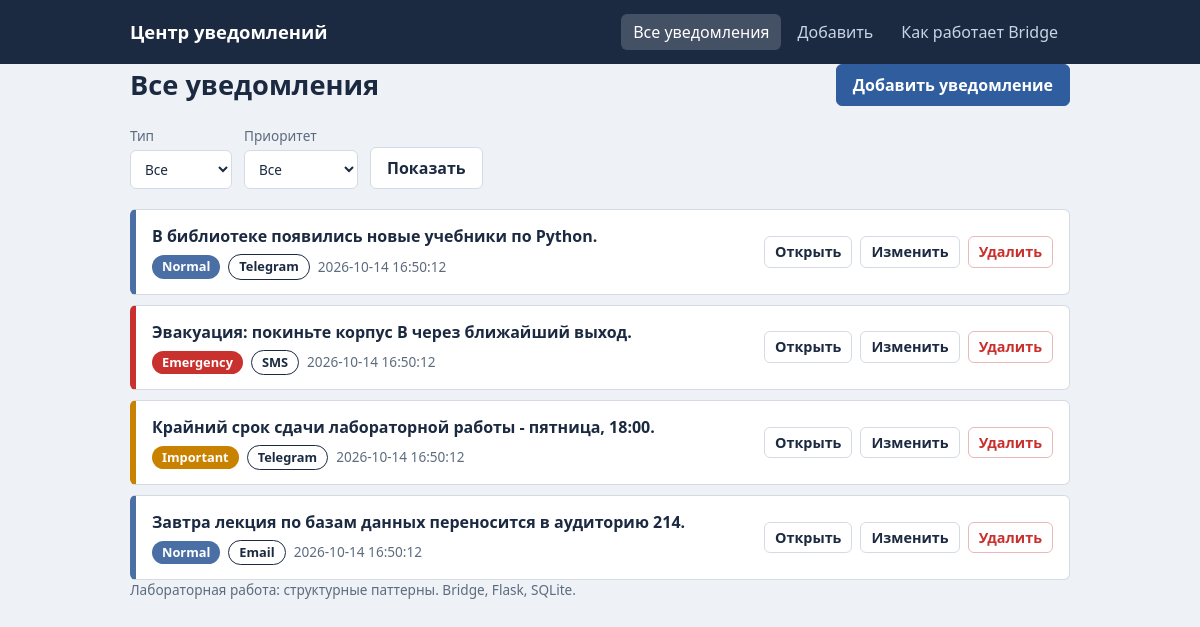
The page / on the database its author committed.
### tables this page shows
CREATE TABLE notifications (
    id                INTEGER PRIMARY KEY AUTOINCREMENT,
    message           TEXT NOT NULL,
    notification_type TEXT NOT NULL CHECK (notification_type IN ('Email', 'SMS', 'Telegram')),
    priority          TEXT NOT NULL CHECK (priority IN ('Normal', 'Important', 'Emergency')),
    created_at        TEXT NOT NULL DEFAULT (datetime('now', 'localtime'))
);

### app.py (the view)
@app.route("/")
def index():
    ntype = request.args.get("type", "")
    priority = request.args.get("priority", "")
    query, params = "SELECT * FROM notifications WHERE 1=1", []
    if ntype in CHANNELS:
        query += " AND notification_type = ?"
        params.append(ntype)
    if priority in PRIORITIES:
        query += " AND priority = ?"
        params.append(priority)
    query += " ORDER BY id DESC"
    conn = get_db()
    rows = conn.execute(query, params).fetchall()
    conn.close()
    return render_template(
        "index.html", rows=rows, selected_type=ntype, selected_priority=priority,
        channels=list(CHANNELS), priorities=list(PRIORITIES),
    )

### db.py (called while the page is built)
def get_db():
    conn = sqlite3.connect(DB_PATH)
    conn.row_factory = sqlite3.Row
    return conn

### templates/index.html (shortened to what this page needs)
{% extends "base.html" %}
{% block content %}
<div class="page-head">
  <h1>Все уведомления</h1>
  <a class="btn primary" href="{{ url_for('add') }}">Добавить уведомление</a>
</div>
<form class="filters" method="get">
  <label>Тип
    <select name="type">
      <option value="">Все</option>
    </select>
  </label>
  <label>Приоритет
    <select name="priority">
      <option value="">Все</option>
    </select>
  </label>
  <button class="btn" type="submit">Показать</button>
</form>
{% if rows %}
<ul class="list">
  {% for r in rows %}
  <li class="item p-{{ r.priority }}">
    <div class="item-main">
      <a class="item-msg" href="{{ url_for('detail', notification_id=r.id) }}">{{ r.message }}</a>
      <div class="meta">
        <span class="badge prio p-{{ r.priority }}">{{ r.priority }}</span>
        <span class="badge chan">{{ r.notification_type }}</span>
        <span class="date">{{ r.created_at }}</span>
      </div>
    </div>
    <div class="actions">
      <a class="btn small" href="{{ url_for('detail', notification_id=r.id) }}">Открыть</a>
      <a class="btn small" href="{{ url_for('edit', notification_id=r.id) }}">Изменить</a>
      <form method="post" action="{{ url_for('delete', notification_id=r.id) }}"
            onsubmit="return confirm('Удалить это уведомление?');">
        <button class="btn small danger" type="submit">Удалить</button>
      </form>
    </div>
  </li>
  {% endfor %}
</ul>
{% else %}
<div class="empty">
  <p>{% if selected_type or selected_priority %}По этому фильтру ничего не найдено.{% else %}Уведомлений пока нет.{% endif %}</p>
  <a class="btn primary" href="{{ url_for('add') }}">Добавить первое уведомление</a>
</div>
{% endif %}
{% endblock %}

### templates/base.html (shortened to what this page needs)
<!doctype html>
<html lang="ru">
<head>
  <link rel="stylesheet" href="{{ url_for('static', filename='style.css') }}">
</head>
<body>
  <header class="top">
    <div class="wrap top-inner">
      <a class="brand" href="{{ url_for('index') }}">Центр уведомлений</a>
      <nav>
        <a href="{{ url_for('index') }}" {% if request.endpoint == 'index' %}aria-current="page"{% endif %}>Все уведомления</a>
        <a href="{{ url_for('add') }}" {% if request.endpoint == 'add' %}aria-current="page"{% endif %}>Добавить</a>
        <a href="{{ url_for('pattern') }}" {% if request.endpoint == 'pattern' %}aria-current="page"{% endif %}>Как работает Bridge</a>
      </nav>
    </div>
  </header>
  <main class="wrap">
    {% block content %}{% endblock %}
  </main>
  <footer class="wrap foot">Лабораторная работа: структурные паттерны. Bridge, Flask, SQLite.</footer>
</body>
</html>

### static/style.css (style rules this page uses)
:root { --ink: #1b2a41; --muted: #5d6b7e; --paper: #eef1f5; --card: #ffffff; --line: #d5dbe4; --accent: #2f5d9e; --normal: #4a6fa5; --important: #c98200; --emergency: #c8312e; --radius: 6px; font-family: "Segoe UI", "Helvetica Neue", Arial, sans-serif; }
* { box-sizing: border-box; }
body { margin: 0; background: var(--paper); color: var(--ink); line-height: 1.5; font-size: 16px; }
.wrap { max-width: 980px; margin: 0 auto; padding: 0 20px; }
.top { background: var(--ink); color: #fff; }
.top-inner { display: flex; align-items: center; justify-content: space-between; flex-wrap: wrap; gap: 8px 24px; padding-top: 14px; padding-bottom: 14px; }
.brand { color: #fff; text-decoration: none; font-weight: 700; font-size: 1.15rem; }
.top nav { display: flex; gap: 4px; flex-wrap: wrap; }
.top nav a { color: #c9d4e5; text-decoration: none; padding: 6px 12px; border-radius: var(--radius); }
.top nav a[aria-current="page"] { color: #fff; background: rgba(255, 255, 255, .18); }
main { padding-top: 28px; padding-bottom: 40px; }
.foot { color: var(--muted); font-size: .85rem; padding-bottom: 28px; }
h1 { font-size: 1.7rem; line-height: 1.2; margin: 0; }
a { color: var(--accent); }
.page-head { display: flex; align-items: center; justify-content: space-between; flex-wrap: wrap; gap: 12px; margin-bottom: 20px; }
.btn { display: inline-block; font: inherit; font-weight: 600; padding: 8px 16px; border: 1px solid var(--line); border-radius: var(--radius); background: var(--card); color: var(--ink); text-decoration: none; cursor: pointer; }
.btn.primary { background: var(--accent); border-color: var(--accent); color: #fff; }
.btn.danger { color: var(--emergency); border-color: #e7b9b8; }
.btn.small { padding: 4px 10px; font-size: .9rem; }
.filters { display: flex; flex-wrap: wrap; align-items: flex-end; gap: 12px; margin-bottom: 20px; }
.filters label { display: flex; flex-direction: column; font-size: .85rem; color: var(--muted); gap: 4px; }
select, textarea { font: inherit; color: var(--ink); background: #fff; border: 1px solid var(--line); border-radius: var(--radius); padding: 8px 10px; }
.list { list-style: none; margin: 0; padding: 0; display: grid; gap: 10px; }
.item { display: flex; justify-content: space-between; align-items: center; flex-wrap: wrap; gap: 12px; background: var(--card); border: 1px solid var(--line); border-left: 6px solid var(--normal); border-radius: var(--radius); padding: 14px 16px; }
.item.p-Important { border-left-color: var(--important); }
.item.p-Emergency { border-left-color: var(--emergency); }
.item-main { flex: 1 1 360px; min-width: 0; }
.item-msg { display: block; color: var(--ink); text-decoration: none; font-weight: 600; margin-bottom: 6px; overflow-wrap: anywhere; }
.actions { display: flex; gap: 8px; align-items: center; flex-wrap: wrap; }
.actions form { margin: 0; }
.meta { display: flex; flex-wrap: wrap; align-items: center; gap: 8px; }
.date { color: var(--muted); font-size: .85rem; }
.badge { display: inline-block; font-size: .8rem; font-weight: 600; padding: 2px 10px; border-radius: 999px; }
.badge.prio { color: #fff; background: var(--normal); }
.badge.prio.p-Important { background: var(--important); }
.badge.prio.p-Emergency { background: var(--emergency); }
.badge.chan { border: 1px solid var(--ink); color: var(--ink); }

### rows shown on the page
notifications: message "В библиотеке появились новые учебники по Python.", priority "Normal", notification_type "Telegram", created_at "2026-10-14 16:50:12"
notifications: message "Эвакуация: покиньте корпус B через ближайший выход.", priority "Emergency", notification_type "SMS", created_at "2026-10-14 16:50:12"
notifications: message "Крайний срок сдачи лабораторной работы - пятница, 18:00.", priority "Important", notification_type "Telegram", created_at "2026-10-14 16:50:12"
notifications: message "Завтра лекция по базам данных переносится в аудиторию 214.", priority "Normal", notification_type "Email", created_at "2026-10-14 16:50:12"
